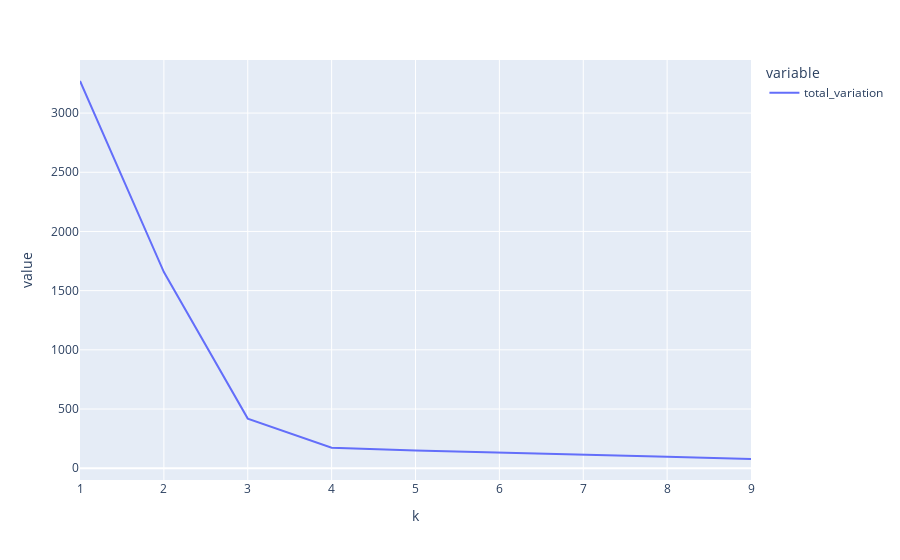

The notebook cell saved with this chart:
### Code cell
px.line(variation_df, x='k',y=['total_variation'])

### Figure 1 — Plotly figure (JSON) as saved in the notebook; plotly's stock layout.template omitted (floating-point values rounded to 4 significant figures)
{"data": [{"hovertemplate": "variable=total_variation<br>k=%{x}<br>value=%{y}<extra></extra>", "legendgroup": "total_variation", "line": {"color": "#636efa", "dash": "solid"}, "mode": "lines", "name": "total_variation", "orientation": "v", "showlegend": true, "type": "scatter", "x": [1, 2, 3, 4, 5, 6, 7, 8, 9], "xaxis": "x", "y": [3271.0, 1657.0, 419.0, 173.8, 148.8, 129.7, 109.3, 96.14, 77.86], "yaxis": "y"}], "layout": {"autosize": true, "legend": {"title": {"text": "variable"}, "tracegroupgap": 0}, "margin": {"t": 60}, "xaxis": {"anchor": "y", "autorange": true, "domain": [0, 1], "range": [1, 9], "title": {"text": "k"}, "type": "linear"}, "yaxis": {"anchor": "x", "autorange": true, "domain": [0, 1], "range": [-99.53, 3448.0], "title": {"text": "value"}, "type": "linear"}}}
